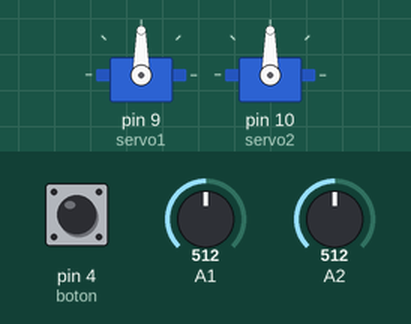
Recording of a sketch running on a simulated Arduino Uno, built with avr-gcc and run on an emulated ATmega328P. Parts: 2 × servo. The test bench sets the inputs (shaded band); at power-on: A1 = 512, A2 = 512, pin 4 (boton) HIGH.

Above: at 1.2 s.
1.3 s: A1 set to 716
At 2.1 s:
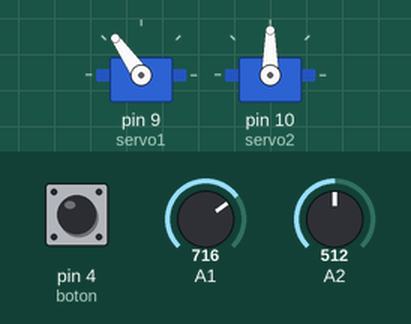
3.0 s: A2 set to 716
At 3.3 s:
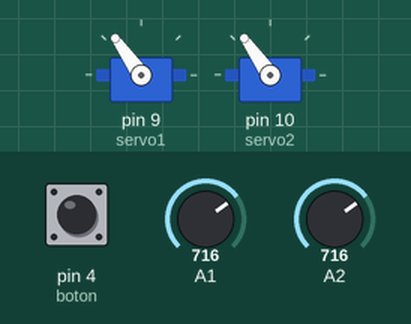
4.5 s: A1 set to 900
At 5.7 s:
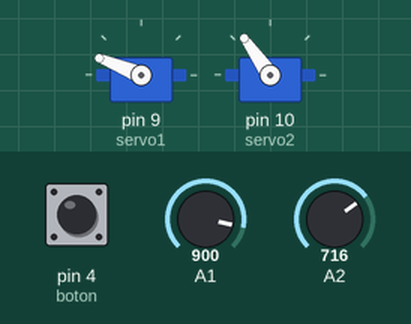
6.0 s: A2 set to 900
At 7.0 s:
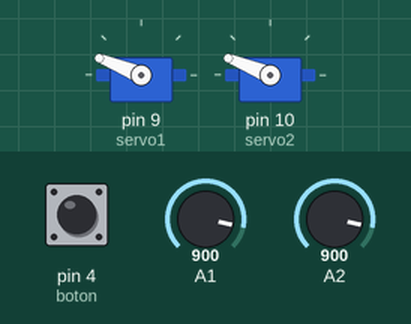
7.5 s: A1 set to 1023
At 8.2 s:
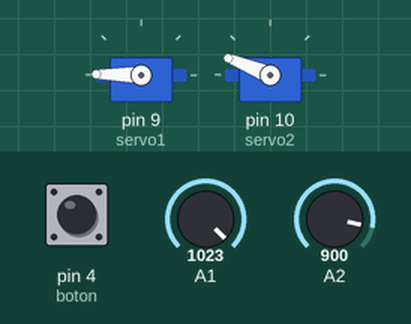
9.0 s: A2 set to 1023
At 9.5 s:
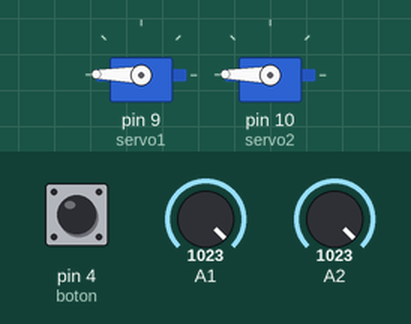
Timing chart, 0 to 11.5 s (numbered marks = the images above; inputs shaded):
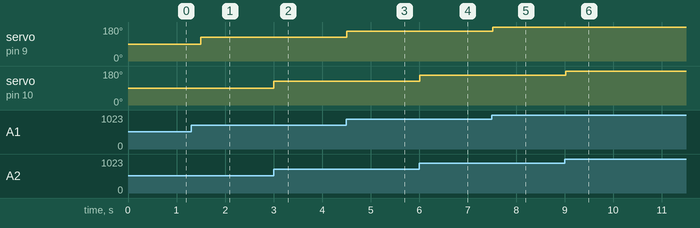

Measured:
- after the input at 1.3 s, servo on pin 9 (servo1): 90° → 125° after 0.20 s
- after the input at 3.0 s, servo on pin 10 (servo2): 90° → 125° at once
- after the input at 4.5 s, servo on pin 9 (servo1): 125° → 158° at once
- after the input at 6.0 s, servo on pin 10 (servo2): 125° → 158° at once
- after the input at 7.5 s, servo on pin 9 (servo1): 158° → 179° at once
- after the input at 9.0 s, servo on pin 10 (servo2): 158° → 179° at once

The sketch:

servo_joystick.ino
```cpp
#include <Servo.h>          //  librería Servo
Servo servo1;               // objeto tipo Servo llamado servo1
Servo servo2;
int angulo = 0 ;//declaracion de variable en 1
int angulo2 = 0;//DECLARQACION DE VARIABLE EN 2
int Eje_X = A1 ;
int Eje_Y = A2 ;
int boton = 4  , LED = 13 ;

void setup()
    {
        servo1.attach(9) ;  // Conectar servo1 al pin 9
        servo2.attach(10);
        pinMode( boton, INPUT_PULLUP) ;
    }

void loop()
    {
        angulo  = map( analogRead(A1), 0, 1024, 0, 180);
        angulo2  = map( analogRead(A2), 0, 1024, 0, 180);

        servo1.write(angulo);
        servo2.write(angulo2);
        if ( ! digitalRead(boton))
              digitalWrite(LED, HIGH);
        else
              digitalWrite(LED, LOW);
        delay(250) ;
           }
```
